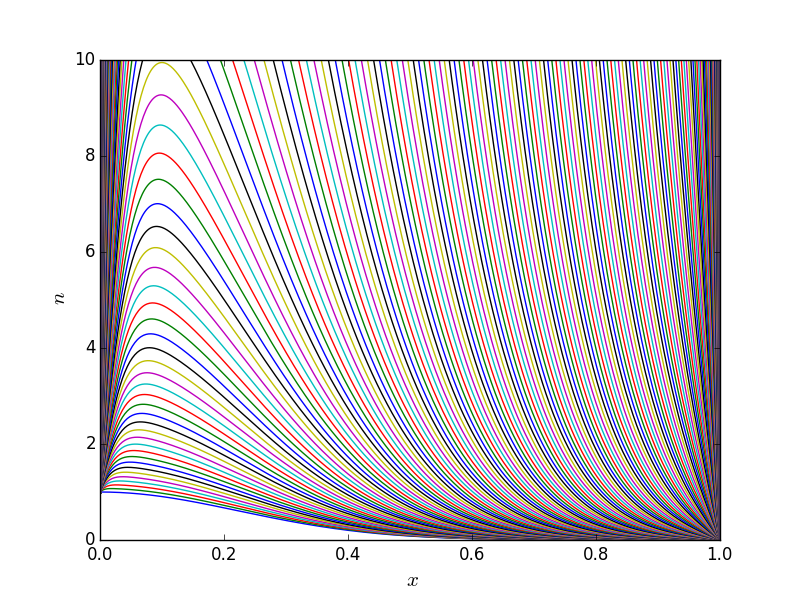

Python code for this plot:
'''Resolviendo ecuacion de reaccion-difusion'''

from __future__ import division
import numpy as np
import matplotlib.pyplot as plt


def cond_iniciales(T, N_steps, h):
    '''
    condiciones iniciales y de borde
    '''
    for i in range(N_steps):
        x = i * h
        T[i] = np.exp((-x**2)/0.1)
    T[0] = 1
    T[-1] = 0

def calcula_b(b, N_steps, r):
    for j in range(1, N_steps - 1):
        b[j] = r * T[j+1] + (2-2*r) * T[j] + r * T[j-1]+ dt * mu * T[j]
        - dt* (mu) *T[j] *T[j]


def calcula_alpha_y_beta(alhpa, beta, b, r, N_Steps):
    Aplus = -1 * r
    Acero = (2 + 2 * r)
    Aminus = -1 * r
    alpha[0] = 0
    beta[0] = 1  # viene de la condicion de borde T(t, 0) = 1
    for i in range(1, N_steps):
        alpha[i] = -Aplus / (Acero + Aminus*alpha[i-1])
        beta[i] = (b[i] - Aminus*beta[i-1]) / (Aminus*alpha[i-1] + Acero)


def avanza_paso_temporal(T, T_next, alpha, beta, N_steps):
    T_next[0] = 1
    T_next[-1] = 0
    for i in range(N_steps - 2, 0, -1):
        T_next[i] = alpha[i] * T_next[i+1] + beta[i]

N_steps = 500
N_pasos_temporales = 4000

h = 1 / (N_steps - 1)

dt = 0.01
mu=1.5
gama=0.001
r = dt / 2 / h**2*gama

T = np.zeros(N_steps)
T_next = np.zeros(N_steps)

b = np.zeros(N_steps)
alpha = np.zeros(N_steps)
beta = np.zeros(N_steps)

cond_iniciales(T, N_steps, h)

# Queremos guardar las soluciones en cada paso
T_solucion = np.zeros((N_pasos_temporales, N_steps))
T_solucion[0, :] = T.copy()

for i in range(1, N_pasos_temporales):
    calcula_b(b, N_steps, r)
    calcula_alpha_y_beta(alpha, beta, b, r, N_steps)
    avanza_paso_temporal(T, T_next, alpha, beta, N_steps)
    T = T_next.copy()
    T_solucion[i, :] = T.copy()


# Plots

# ejemplo 1

x = np.linspace(0, 1, N_steps)

fig = plt.figure(1)
fig.clf()
ax = fig.add_subplot(111)

for i in range(0, N_pasos_temporales, 10):
    ax.plot(x, T_solucion[i, :])
ax.set_ylim(0, 10)
ax.set_xlabel('$\ x $', fontsize=15)
ax.set_ylabel('$\ n $', fontsize=15)

# ejemplo 2
# usar el plano x, t y plotear T en la 3a dimension
fig2 = plt.figure(2)
fig2.clf()
ax2 = fig2.add_subplot(111)
y = np.arange(0, N_pasos_temporales) * dt
X, Y = np.meshgrid(x, y)
ax2.pcolormesh(X, Y, T_solucion)

plt.show()
plt.draw()
